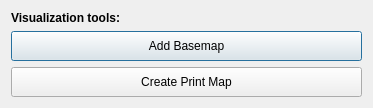
<?xml version="1.0" encoding="UTF-8"?>
<ui version="4.0">
 <class>DlgVisualization</class>
 <widget class="QDialog" name="DlgVisualization">
  <property name="windowModality">
   <enum>Qt::ApplicationModal</enum>
  </property>
  <property name="geometry">
   <rect>
    <x>0</x>
    <y>0</y>
    <width>373</width>
    <height>103</height>
   </rect>
  </property>
  <property name="sizePolicy">
   <sizepolicy hsizetype="Fixed" vsizetype="Minimum">
    <horstretch>0</horstretch>
    <verstretch>0</verstretch>
   </sizepolicy>
  </property>
  <property name="windowTitle">
   <string>Visualization tools</string>
  </property>
  <layout class="QVBoxLayout" name="verticalLayout">
   <item>
    <widget class="QLabel" name="label">
     <property name="font">
      <font>
       <weight>75</weight>
       <bold>true</bold>
      </font>
     </property>
     <property name="text">
      <string>Visualization tools:</string>
     </property>
    </widget>
   </item>
   <item>
    <widget class="QPushButton" name="btn_basemap">
     <property name="sizePolicy">
      <sizepolicy hsizetype="Minimum" vsizetype="Minimum">
       <horstretch>0</horstretch>
       <verstretch>0</verstretch>
      </sizepolicy>
     </property>
     <property name="minimumSize">
      <size>
       <width>0</width>
       <height>30</height>
      </size>
     </property>
     <property name="text">
      <string>Add Basemap</string>
     </property>
    </widget>
   </item>
   <item>
    <widget class="QPushButton" name="btn_create_map">
     <property name="sizePolicy">
      <sizepolicy hsizetype="Minimum" vsizetype="Minimum">
       <horstretch>0</horstretch>
       <verstretch>0</verstretch>
      </sizepolicy>
     </property>
     <property name="minimumSize">
      <size>
       <width>0</width>
       <height>30</height>
      </size>
     </property>
     <property name="text">
      <string>Create Print Map</string>
     </property>
    </widget>
   </item>
  </layout>
 </widget>
 <resources/>
 <connections/>
</ui>
